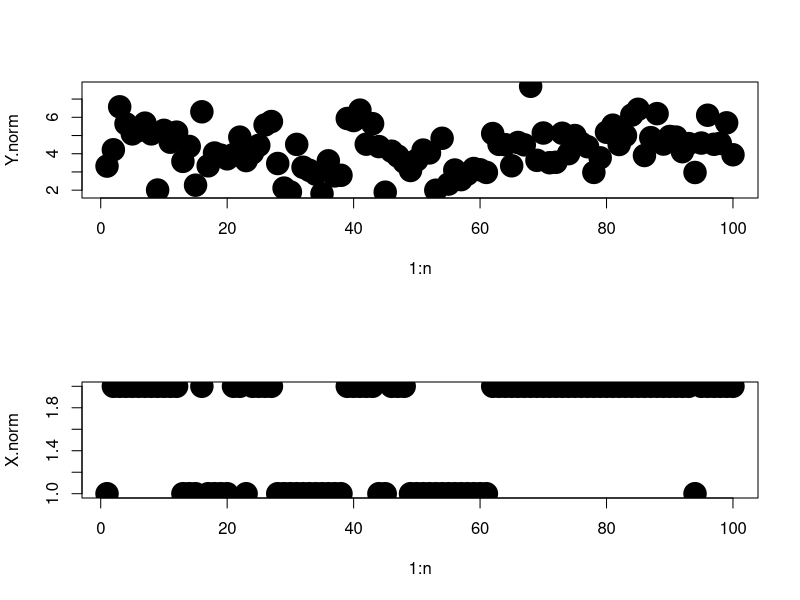
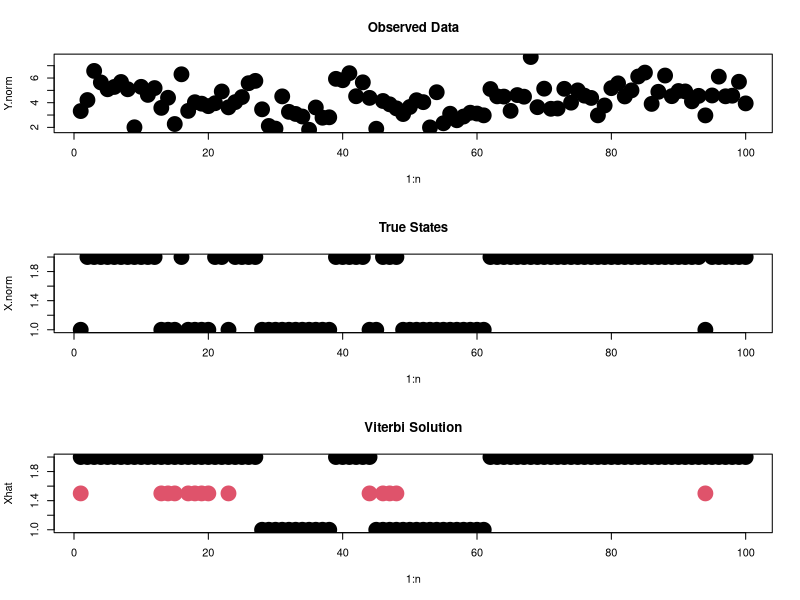
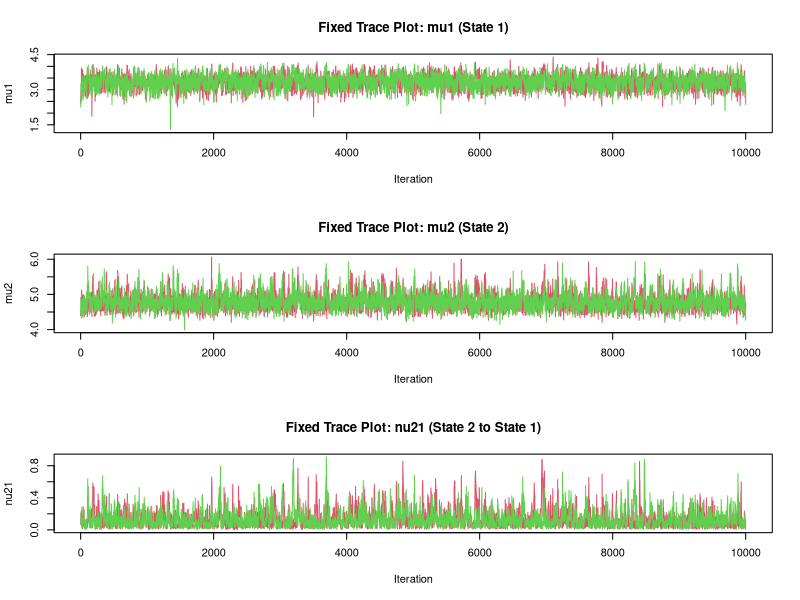
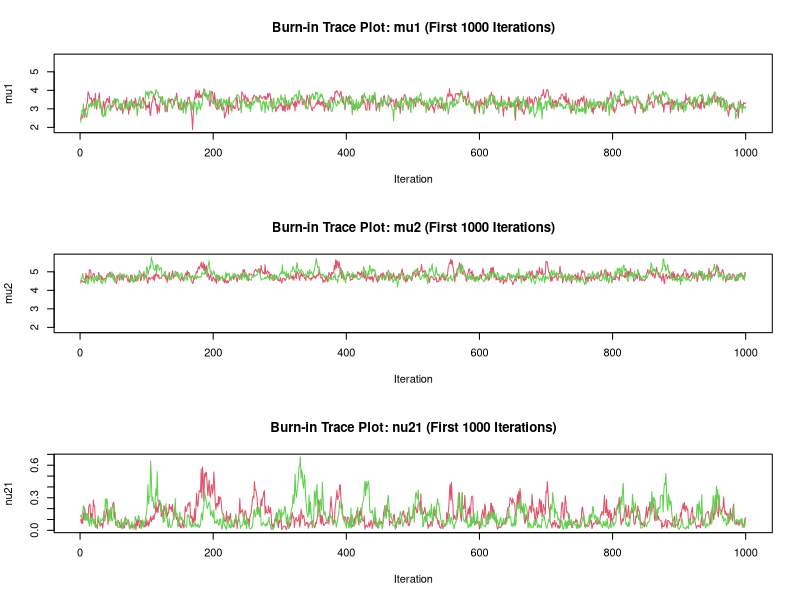
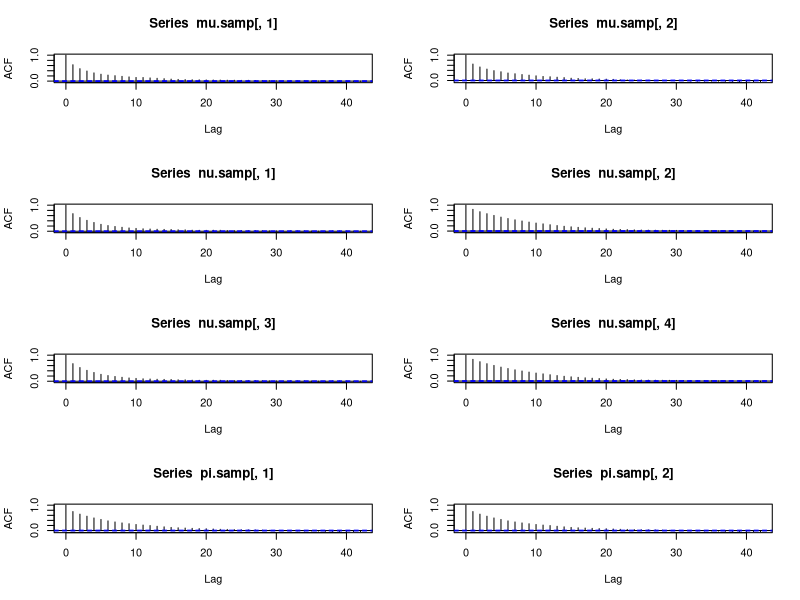
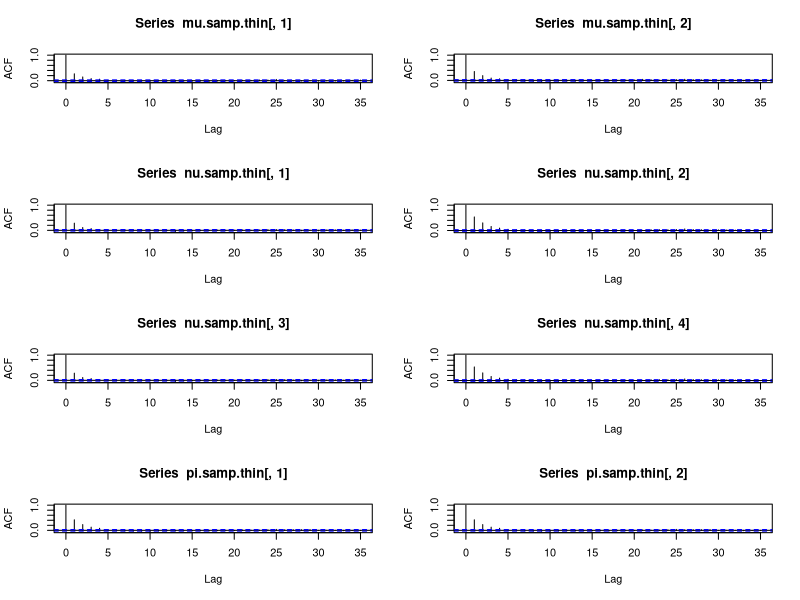
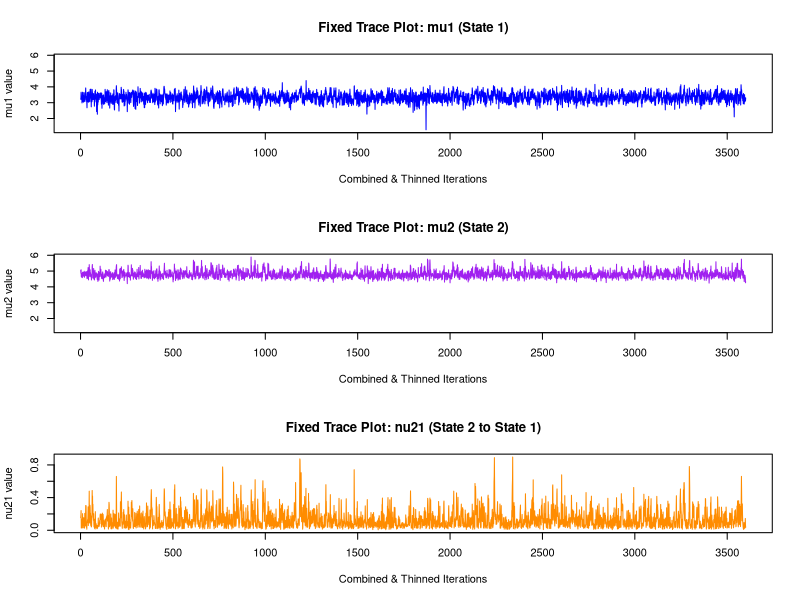
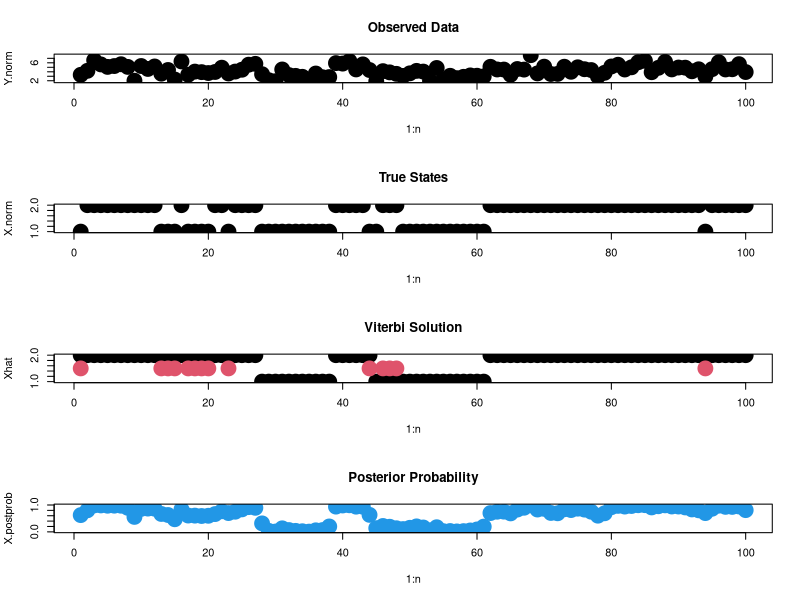

Here is the R script that generated these plots, in order:
#################################################
#### READING IN DATA GENERATED FROM HMM WITH ####
#### NORMAL NOISE: mu=(3,5),nu[1,1] = 0.9    ####
#################################################

data <- read.table("data/hmm.norm.txt", header = F)
Y.norm <- data[, 1]
X.norm <- data[, 2]

truemu <- c(3, 5)
truenu <- rbind(c(0.9, 0.1), c(0.1, 0.9))
truepi <- c(0.5, 0.5)

n <- 100
m <- 2

par(mfrow = c(2, 1))
plot(1:n, Y.norm, pch = 19, cex = 3)
plot(1:n, X.norm, pch = 19, cex = 3)

#################################################
####### VITERBI ALGORITHM FOR NORMAL DATA #######
#################################################

norm.density <- function(obs, state, mu) {
    if (state == 1) {
        out <- dnorm(obs, mean = mu[1], sd = 1)
    }
    if (state == 2) {
        out <- dnorm(obs, mean = mu[2], sd = 1)
    }
    out
}

delta <- matrix(NA, nrow = n, ncol = m)
## Initialization:
for (i in 1:m) {
    delta[1, i] <- truepi[i] * norm.density(Y.norm[1], i, truemu)
}
## Recursion:
for (t in 2:n) {
    for (i in 1:m) {
        temp <- rep(NA, m)
        for (j in 1:m) {
            temp[j] <- delta[t - 1, j] * truenu[j, i] * norm.density(Y.norm[t], i, truemu)
        }
        delta[t, i] <- max(temp)
    }
}
## Tracing Back:
Xhat <- rep(NA, n)
Xhat[n] <- which(delta[n, ] == max(delta[n, ]))
for (t in (n - 1):1) {
    temp <- rep(NA, m)
    for (j in 1:m) {
        temp[j] <- delta[t, j] * truenu[j, Xhat[t + 1]]
    }
    Xhat[t] <- which(temp == max(temp))
}

### checking our inferred states
par(mfrow = c(3, 1))
plot(1:n, Y.norm, pch = 19, main = "Observed Data", cex = 3)
plot(1:n, X.norm, pch = 19, main = "True States", cex = 3)
plot(1:n, Xhat, pch = 19, main = "Viterbi Solution", cex = 3)
for (i in 1:n) {
    if (Xhat[i] != X.norm[i]) {
        points(i, 1.5, col = 2, pch = 19, cex = 3)
    }
}

#################################################
#### FULL POSTERIOR SAMPLING FOR NORMAL DATA ####
#################################################

numsamp <- 10000
X.samp <- matrix(NA, nrow = numsamp, ncol = n)
nu.samp <- matrix(NA, nrow = numsamp, ncol = m * m)
pi.samp <- matrix(NA, nrow = numsamp, ncol = m)
mu.samp <- matrix(NA, nrow = numsamp, ncol = m)

curnu <- rbind(c(0.75, 0.25), c(0.25, 0.75))
curpi <- c(0.5, 0.5)
curmu <- c(2, 4)
curX <- rep(NA, n)

for (iter in 1:numsamp) {
    #### Forward Algorithm ####
    alpha <- matrix(NA, nrow = n, ncol = m)
    for (i in 1:m) {
        alpha[1, i] <- curpi[i] * norm.density(Y.norm[1], i, curmu)
    }
    for (t in 2:n) {
        for (i in 1:m) {
            temp <- rep(NA, m)
            for (j in 1:m) {
                temp[j] <- alpha[t - 1, j] * curnu[j, i] * norm.density(Y.norm[t], i, curmu)
            }
            alpha[t, i] <- sum(temp)
        }
    }
    #### Backwards Sampling ####
    probvec <- alpha[n, ] / sum(alpha[n, ])
    curX[n] <- sample(1:m, size = 1, prob = probvec)
    for (t in (n - 1):1) {
        probvec <- rep(NA, m)
        for (i in 1:m) {
            probvec[i] <- alpha[t, i] * curnu[i, curX[t + 1]]
        }
        probvec <- probvec / sum(probvec)
        curX[t] <- sample(1:m, size = 1, prob = probvec)
    }
    #### Calculating N matrix ####
    Nmat <- matrix(NA, nrow = m, ncol = m)
    for (j in 1:m) {
        for (k in 1:m) {
            Nmat[j, k] <- 0
            for (t in 2:n) {
                if (curX[t - 1] == j && curX[t] == k) {
                    Nmat[j, k] <- Nmat[j, k] + 1
                }
            }
        }
    }
    #### Sampling Nu rows from Dirichlet (via Gammas) ####
    for (j in 1:m) {
        for (k in 1:m) {
            curnu[j, k] <- rgamma(1, shape = (Nmat[j, k] + 1), rate = 1)
        }
        curnu[j, ] <- curnu[j, ] / sum(curnu[j, ])
    }
    #### Calculating N vector ####
    Nvec <- rep(NA, m)
    for (j in 1:m) {
        Nvec[j] <- sum(curX == j)
    }
    #### Sampling pi from Dirichlet (via Gammas) ####
    for (j in 1:m) {
        curpi[j] <- rgamma(1, shape = (Nvec[j] + 1), rate = 1)
    }
    curpi <- curpi / sum(curpi)
    #### Sampling means of emission model
    # for (j in 1:m){
    # 	curmean <- mean(Y.norm[curX==j])
    # 	curvar <- 1/sum(curX==j)
    # 	curmu[j] <- rnorm(1,curmean,sqrt(curvar))
    # }
    ## ── C1: SAMPLE EMISSION MEANS (FIXED) ──
    for (j in 1:m) {
        n_obs_in_state <- sum(curX == j)

        if (n_obs_in_state > 0) {
            # Standard update if the state has at least one observation
            curmean <- mean(Y.norm[curX == j])
            curvar <- 1 / n_obs_in_state
            curmu[j] <- rnorm(1, curmean, sqrt(curvar))
        } else {
            # FIX: If the state is completely empty, we have no data to update it.
            # Keep the mean from the previous iteration to prevent NAs.
            curmu[j] <- curmu[j]
        }
    }
    #### Storing parameter values
    X.samp[iter, ] <- curX
    nu.samp[iter, ] <- as.vector(curnu)
    pi.samp[iter, ] <- curpi
    mu.samp[iter, ] <- curmu
    print(iter)
}

X.samp1 <- X.samp
nu.samp1 <- nu.samp
pi.samp1 <- pi.samp
mu.samp1 <- mu.samp

### re-running with different starting values

curnu <- rbind(c(0.5, 0.5), c(0.5, 0.5))
curpi <- c(0.25, 0.75)
curmu <- c(1, 5)
curX <- rep(NA, n)

for (iter in 1:numsamp) {
    #### Forward Algorithm ####
    alpha <- matrix(NA, nrow = n, ncol = m)
    for (i in 1:m) {
        alpha[1, i] <- curpi[i] * norm.density(Y.norm[1], i, curmu)
    }
    for (t in 2:n) {
        for (i in 1:m) {
            temp <- rep(NA, m)
            for (j in 1:m) {
                temp[j] <- alpha[t - 1, j] * curnu[j, i] * norm.density(Y.norm[t], i, curmu)
            }
            alpha[t, i] <- sum(temp)
        }
    }
    #### Backwards Sampling ####
    probvec <- alpha[n, ] / sum(alpha[n, ])
    curX[n] <- sample(1:m, size = 1, prob = probvec)
    for (t in (n - 1):1) {
        probvec <- rep(NA, m)
        for (i in 1:m) {
            probvec[i] <- alpha[t, i] * curnu[i, curX[t + 1]]
        }
        probvec <- probvec / sum(probvec)
        curX[t] <- sample(1:m, size = 1, prob = probvec)
    }
    #### Calculating N matrix ####
    Nmat <- matrix(NA, nrow = m, ncol = m)
    for (j in 1:m) {
        for (k in 1:m) {
            Nmat[j, k] <- 0
            for (t in 2:n) {
                if (curX[t - 1] == j && curX[t] == k) {
                    Nmat[j, k] <- Nmat[j, k] + 1
                }
            }
        }
    }
    #### Sampling Nu rows from Dirichlet (via Gammas) ####
    for (j in 1:m) {
        for (k in 1:m) {
            curnu[j, k] <- rgamma(1, shape = (Nmat[j, k] + 1), rate = 1)
        }
        curnu[j, ] <- curnu[j, ] / sum(curnu[j, ])
    }
    #### Calculating N vector ####
    Nvec <- rep(NA, m)
    for (j in 1:m) {
        Nvec[j] <- sum(curX == j)
    }
    #### Sampling pi from Dirichlet (via Gammas) ####
    for (j in 1:m) {
        curpi[j] <- rgamma(1, shape = (Nvec[j] + 1), rate = 1)
    }
    curpi <- curpi / sum(curpi)
    #### Sampling means of emission model
    # for (j in 1:m){
    #    curmean <- mean(Y.norm[curX==j])
    #    curvar <- 1/sum(curX==j)
    #    curmu[j] <- rnorm(1,curmean,sqrt(curvar))
    # }

    ## ── C1: SAMPLE EMISSION MEANS (FIXED) ──
    for (j in 1:m) {
        n_obs_in_state <- sum(curX == j)

        if (n_obs_in_state > 0) {
            # Standard update if the state has at least one observation
            curmean <- mean(Y.norm[curX == j])
            curvar <- 1 / n_obs_in_state
            curmu[j] <- rnorm(1, curmean, sqrt(curvar))
        } else {
            # FIX: If the state is completely empty, we have no data to update it.
            # Keep the mean from the previous iteration to prevent NAs.
            curmu[j] <- curmu[j]
        }
    }
    #### Storing parameter values
    X.samp[iter, ] <- curX
    nu.samp[iter, ] <- as.vector(curnu)
    pi.samp[iter, ] <- curpi
    mu.samp[iter, ] <- curmu
    print(iter)
}

X.samp2 <- X.samp
nu.samp2 <- nu.samp
pi.samp2 <- pi.samp
mu.samp2 <- mu.samp

### 1. DEFINE A REUSABLE FUNCTION TO FIX LABEL SWITCHING ###
fix_label_switching <- function(mu_mat, nu_mat, pi_mat, X_mat) {
    n_iter <- nrow(mu_mat)
    for (i in 1:n_iter) {
        if (mu_mat[i, 1] > mu_mat[i, 2]) {
            # Swap mu
            temp_mu <- mu_mat[i, 1]
            mu_mat[i, 1] <- mu_mat[i, 2]
            mu_mat[i, 2] <- temp_mu

            # Swap pi
            temp_pi <- pi_mat[i, 1]
            pi_mat[i, 1] <- pi_mat[i, 2]
            pi_mat[i, 2] <- temp_pi

            # Swap nu
            temp_nu11 <- nu_mat[i, 1]
            temp_nu21 <- nu_mat[i, 2]
            temp_nu12 <- nu_mat[i, 3]
            temp_nu22 <- nu_mat[i, 4]

            nu_mat[i, 1] <- temp_nu22 # New nu11
            nu_mat[i, 4] <- temp_nu11 # New nu22
            nu_mat[i, 2] <- temp_nu12 # New nu21
            nu_mat[i, 3] <- temp_nu21 # New nu12

            # Swap X
            current_X <- X_mat[i, ]
            X_mat[i, current_X == 1] <- 2
            X_mat[i, current_X == 2] <- 1
        }
    }
    # Return the corrected matrices as a list
    return(list(mu = mu_mat, nu = nu_mat, pi = pi_mat, X = X_mat))
}

### 2. APPLY THE FIX TO EACH CHAIN INDIVIDUALLY ###
fixed_chain1 <- fix_label_switching(mu.samp1, nu.samp1, pi.samp1, X.samp1)
fixed_chain2 <- fix_label_switching(mu.samp2, nu.samp2, pi.samp2, X.samp2)

# Extract the fixed matrices
mu.fixed1 <- fixed_chain1$mu
nu.fixed1 <- fixed_chain1$nu
mu.fixed2 <- fixed_chain2$mu
nu.fixed2 <- fixed_chain2$nu

### 3. PLOT THE OVERLAPPING CHAINS ###
par(mfrow = c(3, 1))

# Plot mu1 (State 1) - Red and Green overlapping
ymin <- min(mu.fixed1[, 1], mu.fixed2[, 1])
ymax <- max(mu.fixed1[, 1], mu.fixed2[, 1])
plot(1:numsamp, mu.fixed1[, 1],
    type = "l", col = 2, ylim = c(ymin, ymax),
    main = "Fixed Trace Plot: mu1 (State 1)", ylab = "mu1", xlab = "Iteration"
)
lines(1:numsamp, mu.fixed2[, 1], col = 3)

# Plot mu2 (State 2) - Red and Green overlapping
ymin <- min(mu.fixed1[, 2], mu.fixed2[, 2])
ymax <- max(mu.fixed1[, 2], mu.fixed2[, 2])
plot(1:numsamp, mu.fixed1[, 2],
    type = "l", col = 2, ylim = c(ymin, ymax),
    main = "Fixed Trace Plot: mu2 (State 2)", ylab = "mu2", xlab = "Iteration"
)
lines(1:numsamp, mu.fixed2[, 2], col = 3)

# Plot nu21 (State 2 to State 1 transition) - Red and Green overlapping
ymin <- min(nu.fixed1[, 2], nu.fixed2[, 2])
ymax <- max(nu.fixed1[, 2], nu.fixed2[, 2])
plot(1:numsamp, nu.fixed1[, 2],
    type = "l", col = 2, ylim = c(ymin, ymax),
    main = "Fixed Trace Plot: nu21 (State 2 to State 1)", ylab = "nu21", xlab = "Iteration"
)
lines(1:numsamp, nu.fixed2[, 2], col = 3)


# checking convergence using our multiple chains
# par(mfrow=c(3,1))
# ymin<-min(mu.samp1[,1],mu.samp2[,1])
# ymax<-max(mu.samp1[,1],mu.samp2[,1])
# plot(1:numsamp,mu.samp1[,1],type="l",col=2,ylim=c(ymin,ymax))
# lines(1:numsamp,mu.samp2[,1],col=3)
# ymin<-min(mu.samp1[,2],mu.samp2[,2])
# ymax<-max(mu.samp1[,2],mu.samp2[,2])
# plot(1:numsamp,mu.samp1[,2],type="l",col=2,ylim=c(ymin,ymax))
# lines(1:numsamp,mu.samp2[,2],col=3)
# ymin<-min(nu.samp1[,2],nu.samp2[,2])
# ymax<-max(nu.samp1[,2],nu.samp2[,2])
# plot(1:numsamp,nu.samp1[,2],type="l",col=2,ylim=c(ymin,ymax))
# lines(1:numsamp,nu.samp2[,2],col=3)

# Checking convergence during the burn-in period using FIXED chains
par(mfrow = c(3, 1))

# Calculate global y-limits for the means so the plots are aligned
ymin_mu <- min(mu.fixed1[1:1000, 1:2], mu.fixed2[1:1000, 1:2])
ymax_mu <- max(mu.fixed1[1:1000, 1:2], mu.fixed2[1:1000, 1:2])

# Plot mu1 (State 1) - First 1000 iterations
plot(1:1000, mu.fixed1[1:1000, 1],
    type = "l", col = 2, ylim = c(ymin_mu, ymax_mu),
    main = "Burn-in Trace Plot: mu1 (First 1000 Iterations)", ylab = "mu1", xlab = "Iteration"
)
lines(1:1000, mu.fixed2[1:1000, 1], col = 3)

# Plot mu2 (State 2) - First 1000 iterations
plot(1:1000, mu.fixed1[1:1000, 2],
    type = "l", col = 2, ylim = c(ymin_mu, ymax_mu),
    main = "Burn-in Trace Plot: mu2 (First 1000 Iterations)", ylab = "mu2", xlab = "Iteration"
)
lines(1:1000, mu.fixed2[1:1000, 2], col = 3)

# Plot nu21 - First 1000 iterations
ymin_nu <- min(nu.fixed1[1:1000, 2], nu.fixed2[1:1000, 2])
ymax_nu <- max(nu.fixed1[1:1000, 2], nu.fixed2[1:1000, 2])
plot(1:1000, nu.fixed1[1:1000, 2],
    type = "l", col = 2, ylim = c(ymin_nu, ymax_nu),
    main = "Burn-in Trace Plot: nu21 (First 1000 Iterations)", ylab = "nu21", xlab = "Iteration"
)
lines(1:1000, nu.fixed2[1:1000, 2], col = 3)


# par(mfrow=c(3,1))
# ymin<-min(mu.samp1[,1],mu.samp2[,1])
# ymax<-max(mu.samp1[,1],mu.samp2[,1])
# plot(1:1000,mu.samp1[1:1000,1],type="l",col=2,ylim=c(ymin,ymax))
# lines(1:1000,mu.samp2[1:1000,1],col=3)
# ymin<-min(mu.samp1[,2],mu.samp2[,2])
# ymax<-max(mu.samp1[,2],mu.samp2[,2])
# plot(1:1000,mu.samp1[1:1000,2],type="l",col=2,ylim=c(ymin,ymax))
# lines(1:1000,mu.samp2[1:1000,2],col=3)
# ymin<-min(nu.samp1[,2],nu.samp2[,2])
# ymax<-max(nu.samp1[,2],nu.samp2[,2])
# plot(1:1000,nu.samp1[1:1000,2],type="l",col=2,ylim=c(ymin,ymax))
# lines(1:1000,nu.samp2[1:1000,2],col=3)

### throwing out first 1000 samples as burnin and combine chains
# postburn <- 1001:numsamp
# X.samp <- rbind(X.samp1[postburn,],X.samp2[postburn,])
# mu.samp <- rbind(mu.samp1[postburn,],mu.samp2[postburn,])
# nu.samp <- rbind(nu.samp[postburn,],nu.samp2[postburn,])
# pi.samp <- rbind(pi.samp1[postburn,],pi.samp2[postburn,])

postburn <- 1001:numsamp
X.samp <- rbind(fixed_chain1$X[postburn, ], fixed_chain2$X[postburn, ])
mu.samp <- rbind(fixed_chain1$mu[postburn, ], fixed_chain2$mu[postburn, ])
nu.samp <- rbind(fixed_chain1$nu[postburn, ], fixed_chain2$nu[postburn, ])
pi.samp <- rbind(fixed_chain1$pi[postburn, ], fixed_chain2$pi[postburn, ])

### checking acf
par(mfrow = c(4, 2))
acf(mu.samp[, 1])
acf(mu.samp[, 2])
acf(nu.samp[, 1])
acf(nu.samp[, 2])
acf(nu.samp[, 3])
acf(nu.samp[, 4])
acf(pi.samp[, 1])
acf(pi.samp[, 2])

### thinning
temp <- 5 * (c(1:(length(mu.samp[, 1]) / 5)))

X.samp.thin <- X.samp[temp, ]
mu.samp.thin <- mu.samp[temp, ]
nu.samp.thin <- nu.samp[temp, ]
pi.samp.thin <- pi.samp[temp, ]

### checking acf
par(mfrow = c(4, 2))
acf(mu.samp.thin[, 1])
acf(mu.samp.thin[, 2])
acf(nu.samp.thin[, 1])
acf(nu.samp.thin[, 2])
acf(nu.samp.thin[, 3])
acf(nu.samp.thin[, 4])
acf(pi.samp.thin[, 1])
acf(pi.samp.thin[, 2])

X.final <- X.samp.thin
mu.final <- mu.samp.thin
nu.final <- nu.samp.thin
pi.final <- pi.samp.thin

# Checking trace plots AFTER fixing label switching (with consistent Y-axes)
par(mfrow = c(3, 1))

# 1. Find the global minimum and maximum across both mu1 and mu2
ymin <- min(mu.final[, 1], mu.final[, 2])
ymax <- max(mu.final[, 1], mu.final[, 2])

# 2. Plot State 1 Mean (with forced ylim)
plot(mu.final[, 1],
    type = "l", col = "blue",
    ylim = c(ymin, ymax),
    main = "Fixed Trace Plot: mu1 (State 1)",
    ylab = "mu1 value", xlab = "Combined & Thinned Iterations"
)

# 3. Plot State 2 Mean (with forced ylim)
plot(mu.final[, 2],
    type = "l", col = "purple",
    ylim = c(ymin, ymax),
    main = "Fixed Trace Plot: mu2 (State 2)",
    ylab = "mu2 value", xlab = "Combined & Thinned Iterations"
)

# 4. Plot Transition Probability (nu_21) - Left as is
plot(nu.final[, 2],
    type = "l", col = "darkorange",
    main = "Fixed Trace Plot: nu21 (State 2 to State 1)",
    ylab = "nu21 value", xlab = "Combined & Thinned Iterations"
)


### calculating posterior probabilities of hidden states
X.postprob <- rep(NA, n)
for (j in 1:n) {
    X.postprob[j] <- sum(X.final[, j] == 2) / length(X.final[, 1])
}

### checking our inferred states
par(mfrow = c(4, 1))
plot(1:n, Y.norm, pch = 19, main = "Observed Data", cex = 3)
plot(1:n, X.norm, pch = 19, main = "True States", cex = 3)
plot(1:n, Xhat, pch = 19, main = "Viterbi Solution", cex = 3)
for (i in 1:n) {
    if (Xhat[i] != X.norm[i]) {
        points(i, 1.5, col = 2, pch = 19, cex = 3)
    }
}
plot(1:n, X.postprob, col = 4, pch = 19, main = "Posterior Probability", cex = 3)
